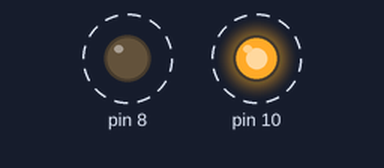
Simulated run of this sketch. Board: Arduino Uno, built with avr-gcc and run on an emulated ATmega328P. On the bench: output pins drawn as LEDs (lit = HIGH). Dashed ring = blinking.

Above: at 0.5 s.
Timing chart, 0 to 4.6 s (numbered marks = the images above):
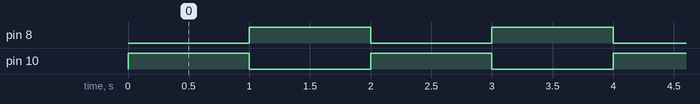

The sketch:

Alternating_LED_Blink.ino
```cpp
void setup() {

pinMode(8,OUTPUT);
pinMode(10,OUTPUT);

}

void loop() {

digitalWrite(8,LOW);
digitalWrite(10,HIGH);
delay(1000);

digitalWrite(8,HIGH);
digitalWrite(10,LOW);
delay(1000);

}
```

Measured:
- by itself, pin 8, pin 10: alternates HIGH for 1.0 s and LOW for 1.0 s
